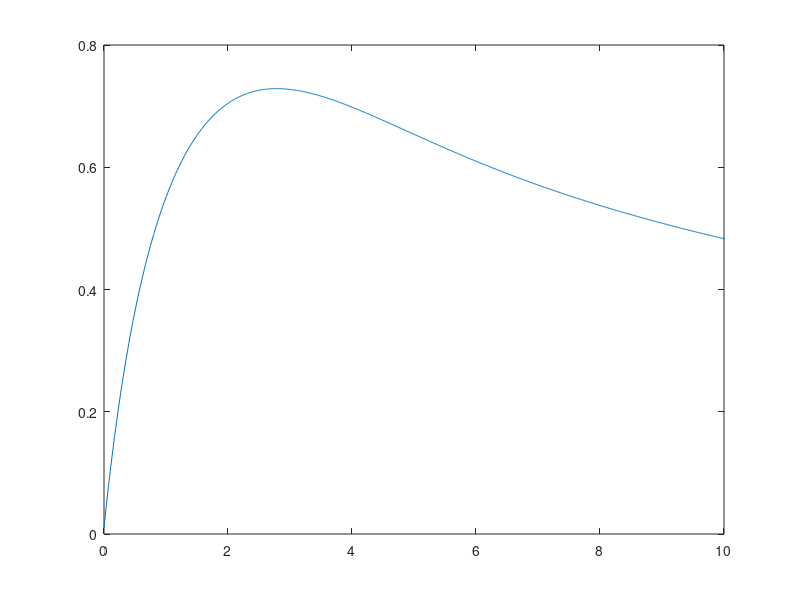

MATLAB code to generate this figure:
%Reactor cerrado a volumen constante

%Discretización en el tiempo:
T=100;
dt=0.01;
Nt=T/dt;
t1=0:dt:T-dt;

%Tomamos distintos valores de Da para determinar cuál es el crítico
Beta=10;
q=6;
Da=0.4;


%Valores iniciales de teta e y que se irán actualizando
theta=0;
y=1;
%Vector donde se guardarán los valores de Theta para distintos tiempos
Theta=zeros(Nt,1);
t=0;
for i=1:Nt
    t=t+dt;
    teta0=theta;
    theta = theta + dt*(-theta/Da + y*exp(theta/(1 + (theta/Beta))));
    y = y + dt*(-(y/(q*Beta))*exp(teta0/(1 + (teta0/Beta))));
    Theta(i)=theta;
    
end
plot(t1,Theta)
xlim([0 10])
theta
y

